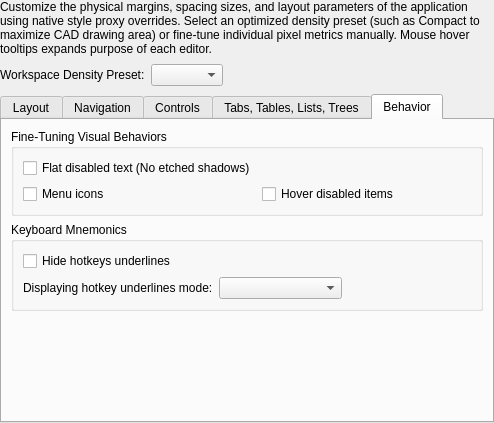
<?xml version="1.0" encoding="UTF-8"?>
<ui version="4.0">
 <class>LC_StyleEditorMetrics</class>
 <widget class="QWidget" name="LC_StyleEditorMetrics">
  <property name="geometry">
   <rect>
    <x>0</x>
    <y>0</y>
    <width>494</width>
    <height>423</height>
   </rect>
  </property>
  <property name="windowTitle">
   <string>Metrics Editor Panel</string>
  </property>
  <layout class="QVBoxLayout" name="verticalLayout_main">
   <property name="spacing">
    <number>8</number>
   </property>
   <property name="leftMargin">
    <number>0</number>
   </property>
   <property name="topMargin">
    <number>0</number>
   </property>
   <property name="rightMargin">
    <number>0</number>
   </property>
   <property name="bottomMargin">
    <number>0</number>
   </property>
   <item>
    <widget class="QLabel" name="lblInfo">
     <property name="font">
      <font>
       <bold>false</bold>
      </font>
     </property>
     <property name="text">
      <string>Customize the physical margins, spacing sizes, and layout parameters of the application using native style proxy overrides. Select an optimized density preset (such as Compact to maximize CAD drawing area) or fine-tune individual pixel metrics manually. Mouse hover tooltips expands purpose of each editor.</string>
     </property>
     <property name="wordWrap">
      <bool>true</bool>
     </property>
    </widget>
   </item>
   <item>
    <layout class="QHBoxLayout" name="densityLayout">
     <property name="spacing">
      <number>6</number>
     </property>
     <item>
      <widget class="QLabel" name="lblDensity">
       <property name="toolTip">
        <string>Select a quick layout density preset or configure manually.</string>
       </property>
       <property name="text">
        <string>Workspace Density Preset:</string>
       </property>
      </widget>
     </item>
     <item>
      <widget class="QComboBox" name="cbWorkspaceDensity">
       <property name="toolTip">
        <string>Choose between optimized presets or custom layout sizes.</string>
       </property>
      </widget>
     </item>
     <item>
      <spacer name="horizontalSpacer">
       <property name="orientation">
        <enum>Qt::Orientation::Horizontal</enum>
       </property>
       <property name="sizeHint" stdset="0">
        <size>
         <width>40</width>
         <height>20</height>
        </size>
       </property>
      </spacer>
     </item>
    </layout>
   </item>
   <item>
    <widget class="QTabWidget" name="tabWidget">
     <property name="currentIndex">
      <number>4</number>
     </property>
     <widget class="QWidget" name="tab">
      <attribute name="title">
       <string>Layout</string>
      </attribute>
      <layout class="QGridLayout" name="gridLayout_tab1">
       <item row="1" column="1">
        <widget class="QGroupBox" name="groupBox_11">
         <property name="title">
          <string>Splitter</string>
         </property>
         <layout class="QGridLayout" name="gridLayout_2">
          <item row="0" column="1">
           <widget class="QSpinBox" name="sbSplitterWidth">
            <property name="toolTip">
             <string>Adjust the thickness of layout dividing boundaries.</string>
            </property>
            <property name="suffix">
             <string> px</string>
            </property>
            <property name="minimum">
             <number>1</number>
            </property>
            <property name="maximum">
             <number>20</number>
            </property>
           </widget>
          </item>
          <item row="0" column="0">
           <widget class="QLabel" name="lblSplitterWidth">
            <property name="toolTip">
             <string>The thickness of the draggable dividing boundaries between frames.</string>
            </property>
            <property name="text">
             <string>Splitter Width:</string>
            </property>
           </widget>
          </item>
          <item row="1" column="0">
           <widget class="QLabel" name="lblSplitterHandleLength">
            <property name="text">
             <string>Splitter Handle Length:</string>
            </property>
           </widget>
          </item>
          <item row="1" column="1">
           <widget class="QSpinBox" name="sbSplitterHandleLength">
            <property name="toolTip">
             <string>Physical width/length of the centered vector handle on splitter bars (prevents screen clutter on tall dividers).</string>
            </property>
            <property name="suffix">
             <string> px</string>
            </property>
            <property name="minimum">
             <number>10</number>
            </property>
            <property name="maximum">
             <number>150</number>
            </property>
            <property name="value">
             <number>30</number>
            </property>
           </widget>
          </item>
         </layout>
        </widget>
       </item>
       <item row="0" column="0">
        <widget class="QGroupBox" name="groupBox_4">
         <property name="title">
          <string>Layout</string>
         </property>
         <layout class="QGridLayout" name="gridLayout_layout">
          <item row="0" column="0">
           <widget class="QLabel" name="lblLayoutMargin">
            <property name="toolTip">
             <string>The application-wide base margin padding added globally to all new layout containers.</string>
            </property>
            <property name="text">
             <string>Global Layout Margin:</string>
            </property>
           </widget>
          </item>
          <item row="0" column="1">
           <widget class="QSpinBox" name="sbLayoutMargin">
            <property name="toolTip">
             <string>Adjust the global outer padding of layouts.</string>
            </property>
            <property name="suffix">
             <string> px</string>
            </property>
            <property name="maximum">
             <number>30</number>
            </property>
           </widget>
          </item>
          <item row="1" column="0">
           <widget class="QLabel" name="lblLayoutSpacing">
            <property name="toolTip">
             <string>The application-wide base spacing gap added globally between sibling elements in all layouts.</string>
            </property>
            <property name="text">
             <string>Global Layout Spacing:</string>
            </property>
           </widget>
          </item>
          <item row="1" column="1">
           <widget class="QSpinBox" name="sbLayoutSpacing">
            <property name="toolTip">
             <string>Adjust the global inner spacing gaps between controls inside layouts.</string>
            </property>
            <property name="suffix">
             <string> px</string>
            </property>
            <property name="maximum">
             <number>30</number>
            </property>
           </widget>
          </item>
         </layout>
        </widget>
       </item>
       <item row="0" column="1">
        <widget class="QGroupBox" name="groupBox_6">
         <property name="title">
          <string>Dock Widget</string>
         </property>
         <layout class="QGridLayout" name="gridLayout_dock">
          <item row="0" column="0">
           <widget class="QLabel" name="lblDockTitleHeight">
            <property name="toolTip">
             <string>Compresses the height of the title bars on all dockable utility panels.</string>
            </property>
            <property name="text">
             <string>Dock Titlebar Height:</string>
            </property>
           </widget>
          </item>
          <item row="0" column="1">
           <widget class="QSpinBox" name="sbDockTitleHeight">
            <property name="toolTip">
             <string>Set the height of nested side panel title frames.</string>
            </property>
            <property name="suffix">
             <string> px</string>
            </property>
            <property name="minimum">
             <number>10</number>
            </property>
            <property name="maximum">
             <number>40</number>
            </property>
           </widget>
          </item>
          <item row="1" column="0">
           <widget class="QLabel" name="lblDockButtonMargin">
            <property name="toolTip">
             <string>Compresses the spacing around close and float action buttons inside panel title frames.</string>
            </property>
            <property name="text">
             <string>Dock Button Margin:</string>
            </property>
           </widget>
          </item>
          <item row="1" column="1">
           <widget class="QSpinBox" name="sbDockButtonMargin">
            <property name="toolTip">
             <string>Adjust panel title button paddings.</string>
            </property>
            <property name="suffix">
             <string> px</string>
            </property>
            <property name="maximum">
             <number>10</number>
            </property>
           </widget>
          </item>
         </layout>
        </widget>
       </item>
       <item row="3" column="0">
        <spacer name="verticalSpacer">
         <property name="orientation">
          <enum>Qt::Orientation::Vertical</enum>
         </property>
         <property name="sizeHint" stdset="0">
          <size>
           <width>20</width>
           <height>0</height>
          </size>
         </property>
        </spacer>
       </item>
       <item row="1" column="0">
        <widget class="QGroupBox" name="gbGroupBoxMetrics">
         <property name="title">
          <string>Group Boxes Layout</string>
         </property>
         <layout class="QGridLayout" name="gridLayout_groupBoxMetrics">
          <item row="0" column="0">
           <widget class="QLabel" name="lblGroupBoxTitleLeftPadding">
            <property name="text">
             <string>Title Left Padding:</string>
            </property>
           </widget>
          </item>
          <item row="0" column="1">
           <widget class="QSpinBox" name="sbGroupBoxTitleLeftPadding">
            <property name="toolTip">
             <string>Horizontal spacing (padding) from the left edge of the group box boundary to the start of the title text/checkbox.</string>
            </property>
            <property name="suffix">
             <string> px</string>
            </property>
            <property name="minimum">
             <number>0</number>
            </property>
            <property name="maximum">
             <number>50</number>
            </property>
            <property name="value">
             <number>8</number>
            </property>
           </widget>
          </item>
          <item row="1" column="0">
           <widget class="QLabel" name="lblGroupBoxTitleLineGap">
            <property name="text">
             <string>Title Line Gap:</string>
            </property>
           </widget>
          </item>
          <item row="1" column="1">
           <widget class="QSpinBox" name="sbGroupBoxTitleLineGap">
            <property name="toolTip">
             <string>Safety gap between the title text edges and the split border lines.</string>
            </property>
            <property name="suffix">
             <string> px</string>
            </property>
            <property name="minimum">
             <number>0</number>
            </property>
            <property name="maximum">
             <number>25</number>
            </property>
            <property name="value">
             <number>6</number>
            </property>
           </widget>
          </item>
         </layout>
        </widget>
       </item>
       <item row="2" column="0">
        <widget class="QGroupBox" name="groupBox_9">
         <property name="title">
          <string>Titlebar</string>
         </property>
         <layout class="QGridLayout" name="gridLayout_other">
          <item row="0" column="0">
           <widget class="QLabel" name="lblTitleBarButtonSize">
            <property name="toolTip">
             <string>The size of close, minimize, maximize, and float buttons on side panels.</string>
            </property>
            <property name="text">
             <string>Titlebar Button Size:</string>
            </property>
           </widget>
          </item>
          <item row="0" column="1">
           <widget class="QSpinBox" name="sbTitleBarButtonSize">
            <property name="toolTip">
             <string>Adjust the size of title bar buttons.</string>
            </property>
            <property name="suffix">
             <string> px</string>
            </property>
            <property name="minimum">
             <number>8</number>
            </property>
            <property name="maximum">
             <number>48</number>
            </property>
           </widget>
          </item>
         </layout>
        </widget>
       </item>
      </layout>
     </widget>
     <widget class="QWidget" name="tab_2">
      <attribute name="title">
       <string>Navigation</string>
      </attribute>
      <layout class="QGridLayout" name="gridLayout_tab2">
       <item row="3" column="1" rowspan="2">
        <spacer name="verticalSpacer_3">
         <property name="orientation">
          <enum>Qt::Orientation::Vertical</enum>
         </property>
         <property name="sizeHint" stdset="0">
          <size>
           <width>20</width>
           <height>0</height>
          </size>
         </property>
        </spacer>
       </item>
       <item row="4" column="0">
        <spacer name="verticalSpacer_2">
         <property name="orientation">
          <enum>Qt::Orientation::Vertical</enum>
         </property>
         <property name="sizeHint" stdset="0">
          <size>
           <width>20</width>
           <height>0</height>
          </size>
         </property>
        </spacer>
       </item>
       <item row="1" column="0">
        <widget class="QGroupBox" name="groupBox">
         <property name="title">
          <string>Menus</string>
         </property>
         <layout class="QGridLayout" name="gridLayout_menus">
          <item row="4" column="0">
           <widget class="QLabel" name="lblSubMenuOverlap">
            <property name="toolTip">
             <string>The horizontal overlap between cascading dropdown menus.</string>
            </property>
            <property name="text">
             <string>Submenu Overlap:</string>
            </property>
           </widget>
          </item>
          <item row="4" column="1">
           <widget class="QSpinBox" name="sbSubMenuOverlap">
            <property name="toolTip">
             <string>Adjust the horizontal layout overlap of cascading submenus.</string>
            </property>
            <property name="suffix">
             <string> px</string>
            </property>
            <property name="minimum">
             <number>-20</number>
            </property>
            <property name="maximum">
             <number>20</number>
            </property>
           </widget>
          </item>
          <item row="3" column="1">
           <widget class="QSpinBox" name="sbMenuBorderWidth">
            <property name="toolTip">
             <string>Set the border width of dropdown and context menu popup containers.</string>
            </property>
            <property name="suffix">
             <string> px</string>
            </property>
           </widget>
          </item>
          <item row="1" column="1">
           <widget class="QSpinBox" name="sbMenuVerticalPadding">
            <property name="toolTip">
             <string>Set the vertical padding between options in dropdown and context menus.</string>
            </property>
            <property name="suffix">
             <string> px</string>
            </property>
           </widget>
          </item>
          <item row="1" column="0">
           <widget class="QLabel" name="lblMenuVerticalPadding">
            <property name="toolTip">
             <string>The vertical padding above and below each item inside popup and context menus. Compress this value for dense tool listings.</string>
            </property>
            <property name="text">
             <string>Menu Vertical Padding:</string>
            </property>
           </widget>
          </item>
          <item row="2" column="0">
           <widget class="QLabel" name="lblMenuHorizontalPadding">
            <property name="toolTip">
             <string>The horizontal padding inside popup and context menus, defining the side space between menu edges and items.</string>
            </property>
            <property name="text">
             <string>Menu Horizontal Padding:</string>
            </property>
           </widget>
          </item>
          <item row="3" column="0">
           <widget class="QLabel" name="lblMenuBorderWidth">
            <property name="toolTip">
             <string>The outer border width of popup and context menu panels. Set to 1 pixel for clean, flat modern layouts.</string>
            </property>
            <property name="text">
             <string>Menu Border Width:</string>
            </property>
           </widget>
          </item>
          <item row="2" column="1">
           <widget class="QSpinBox" name="sbMenuHorizontalPadding">
            <property name="toolTip">
             <string>Set the horizontal padding of options in dropdown and context menus.</string>
            </property>
            <property name="suffix">
             <string> px</string>
            </property>
           </widget>
          </item>
         </layout>
        </widget>
       </item>
       <item row="0" column="0">
        <widget class="QGroupBox" name="groupBox_12">
         <property name="title">
          <string>Menu Bar</string>
         </property>
         <layout class="QGridLayout" name="gridLayout_3">
          <item row="0" column="0">
           <widget class="QLabel" name="lblMenuBarItemSpacing">
            <property name="toolTip">
             <string>The horizontal gap between options on the main window menu bar.</string>
            </property>
            <property name="text">
             <string>Menu Bar Item Spacing:</string>
            </property>
           </widget>
          </item>
          <item row="0" column="1">
           <widget class="QSpinBox" name="sbMenuBarItemSpacing">
            <property name="toolTip">
             <string>Adjust the spacing of menu options inside the menu bar.</string>
            </property>
            <property name="suffix">
             <string> px</string>
            </property>
            <property name="maximum">
             <number>30</number>
            </property>
           </widget>
          </item>
          <item row="1" column="0">
           <widget class="QLabel" name="lblMenuBarVMargin">
            <property name="toolTip">
             <string>The vertical padding above and below text on the main window menu bar.</string>
            </property>
            <property name="text">
             <string>Menu Bar Vert Margin:</string>
            </property>
           </widget>
          </item>
          <item row="1" column="1">
           <widget class="QSpinBox" name="sbMenuBarVerticalMargin">
            <property name="toolTip">
             <string>Adjust the height padding inside the menu bar.</string>
            </property>
            <property name="suffix">
             <string> px</string>
            </property>
            <property name="maximum">
             <number>20</number>
            </property>
           </widget>
          </item>
         </layout>
        </widget>
       </item>
       <item row="0" column="1">
        <widget class="QGroupBox" name="groupBox_3">
         <property name="title">
          <string>Toolbars</string>
         </property>
         <layout class="QGridLayout" name="gridLayout_toolbars">
          <item row="0" column="0">
           <widget class="QLabel" name="lblToolbarItemSpacing">
            <property name="toolTip">
             <string>The horizontal gap between buttons inside action toolbars.</string>
            </property>
            <property name="text">
             <string>Toolbar Item Spacing:</string>
            </property>
           </widget>
          </item>
          <item row="0" column="1">
           <widget class="QSpinBox" name="sbToolbarItemSpacing">
            <property name="toolTip">
             <string>Adjust the spacing between items inside toolbars.</string>
            </property>
            <property name="suffix">
             <string> px</string>
            </property>
            <property name="maximum">
             <number>20</number>
            </property>
           </widget>
          </item>
          <item row="1" column="0">
           <widget class="QLabel" name="lblToolbarSepWidth">
            <property name="toolTip">
             <string>The physical width of vertical separator lines inside action toolbars.</string>
            </property>
            <property name="text">
             <string>Toolbar Separator Width:</string>
            </property>
           </widget>
          </item>
          <item row="1" column="1">
           <widget class="QSpinBox" name="sbToolbarSeparatorWidth">
            <property name="toolTip">
             <string>Adjust the width of vertical separators in toolbars.</string>
            </property>
            <property name="suffix">
             <string> px</string>
            </property>
            <property name="minimum">
             <number>1</number>
            </property>
            <property name="maximum">
             <number>20</number>
            </property>
           </widget>
          </item>
         </layout>
        </widget>
       </item>
      </layout>
     </widget>
     <widget class="QWidget" name="tab_3">
      <attribute name="title">
       <string>Controls</string>
      </attribute>
      <layout class="QGridLayout" name="gridLayout_tab3">
       <item row="0" column="0">
        <widget class="QGroupBox" name="groupBox_7">
         <property name="title">
          <string>Checkboxes and Radiobuttons</string>
         </property>
         <layout class="QGridLayout" name="gridLayout_indicators">
          <item row="0" column="0">
           <widget class="QLabel" name="lblIndicatorBoxSize">
            <property name="toolTip">
             <string>The physical size of standard checkboxes and radio button circles.</string>
            </property>
            <property name="text">
             <string>Indicator Box Size:</string>
            </property>
           </widget>
          </item>
          <item row="0" column="1">
           <widget class="QSpinBox" name="sbIndicatorBoxSize">
            <property name="toolTip">
             <string>Adjust the size of binary indicator box elements.</string>
            </property>
            <property name="suffix">
             <string> px</string>
            </property>
            <property name="minimum">
             <number>6</number>
            </property>
            <property name="maximum">
             <number>32</number>
            </property>
           </widget>
          </item>
          <item row="1" column="0">
           <widget class="QLabel" name="lblIndicatorLabelSpacing">
            <property name="toolTip">
             <string>The horizontal spacing between selection boxes/circles and their text labels.</string>
            </property>
            <property name="text">
             <string>Indicator Label Spacing:</string>
            </property>
           </widget>
          </item>
          <item row="1" column="1">
           <widget class="QSpinBox" name="sbIndicatorLabelSpacing">
            <property name="toolTip">
             <string>Adjust the spacing between indicator shapes and text labels.</string>
            </property>
            <property name="suffix">
             <string> px</string>
            </property>
            <property name="maximum">
             <number>20</number>
            </property>
           </widget>
          </item>
         </layout>
        </widget>
       </item>
       <item row="3" column="1" rowspan="3">
        <spacer name="verticalSpacer_5">
         <property name="orientation">
          <enum>Qt::Orientation::Vertical</enum>
         </property>
         <property name="sizeHint" stdset="0">
          <size>
           <width>20</width>
           <height>0</height>
          </size>
         </property>
        </spacer>
       </item>
       <item row="5" column="0">
        <spacer name="verticalSpacer_4">
         <property name="orientation">
          <enum>Qt::Orientation::Vertical</enum>
         </property>
         <property name="sizeHint" stdset="0">
          <size>
           <width>20</width>
           <height>0</height>
          </size>
         </property>
        </spacer>
       </item>
       <item row="0" column="1">
        <widget class="QGroupBox" name="groupBox_8">
         <property name="title">
          <string>Scrollbars</string>
         </property>
         <layout class="QGridLayout" name="gridLayout_scrollbars">
          <item row="0" column="0">
           <widget class="QLabel" name="lblScrollbarWidth">
            <property name="toolTip">
             <string>The physical width of vertical scrollbars and height of horizontal scrollbars.</string>
            </property>
            <property name="text">
             <string>Scrollbar Width:</string>
            </property>
           </widget>
          </item>
          <item row="0" column="1">
           <widget class="QSpinBox" name="sbScrollbarWidth">
            <property name="toolTip">
             <string>Set the default width of all scrollbars.</string>
            </property>
            <property name="suffix">
             <string> px</string>
            </property>
            <property name="minimum">
             <number>6</number>
            </property>
            <property name="maximum">
             <number>30</number>
            </property>
           </widget>
          </item>
          <item row="1" column="0">
           <widget class="QLabel" name="lblScrollbarMinLength">
            <property name="toolTip">
             <string>Sets the absolute minimum physical length of the draggable handle grip.</string>
            </property>
            <property name="text">
             <string>Scrollbar Min Length:</string>
            </property>
           </widget>
          </item>
          <item row="1" column="1">
           <widget class="QSpinBox" name="sbScrollbarMinLength">
            <property name="toolTip">
             <string>Prevent the scrollbar grip handle from becoming too small on large layouts.</string>
            </property>
            <property name="suffix">
             <string> px</string>
            </property>
            <property name="minimum">
             <number>10</number>
            </property>
            <property name="maximum">
             <number>100</number>
            </property>
           </widget>
          </item>
         </layout>
        </widget>
       </item>
       <item row="1" column="0" rowspan="3">
        <widget class="QGroupBox" name="grpNavigationMetrics">
         <property name="title">
          <string>Slider and Editors</string>
         </property>
         <layout class="QGridLayout" name="gridLayout_sliders">
          <item row="1" column="1">
           <widget class="QSpinBox" name="sbSliderHandleLength">
            <property name="toolTip">
             <string>Set the width or length of the draggable handle knob on sliders.</string>
            </property>
            <property name="suffix">
             <string> px</string>
            </property>
           </widget>
          </item>
          <item row="0" column="1">
           <widget class="QSpinBox" name="sbSliderThickness">
            <property name="toolTip">
             <string>Adjust the size of slider handle knobs.</string>
            </property>
            <property name="suffix">
             <string> px</string>
            </property>
            <property name="minimum">
             <number>4</number>
            </property>
            <property name="maximum">
             <number>45</number>
            </property>
           </widget>
          </item>
          <item row="1" column="0">
           <widget class="QLabel" name="lblSliderHandleLength">
            <property name="toolTip">
             <string>The physical horizontal length of draggable slider handles. Set a smaller value for compact control layouts.</string>
            </property>
            <property name="text">
             <string>Slider Handle Length:</string>
            </property>
           </widget>
          </item>
          <item row="0" column="0">
           <widget class="QLabel" name="lblSliderThickness">
            <property name="toolTip">
             <string>The physical width/thickness of the draggable handle knob on sliders.</string>
            </property>
            <property name="text">
             <string>Slider Knob Thickness:</string>
            </property>
           </widget>
          </item>
         </layout>
        </widget>
       </item>
       <item row="2" column="1">
        <widget class="QGroupBox" name="groupBox_10">
         <property name="title">
          <string>Edits</string>
         </property>
         <layout class="QGridLayout" name="gridLayout">
          <item row="0" column="0">
           <widget class="QLabel" name="lblFocusHMargin">
            <property name="toolTip">
             <string>The horizontal margin padding surrounding the active keyboard focus outline ring.</string>
            </property>
            <property name="text">
             <string>Focus Ring H-Margin:</string>
            </property>
           </widget>
          </item>
          <item row="0" column="1">
           <widget class="QSpinBox" name="sbFocusHMargin">
            <property name="toolTip">
             <string>Adjust the horizontal padding of the keyboard focus ring.</string>
            </property>
            <property name="suffix">
             <string> px</string>
            </property>
            <property name="maximum">
             <number>10</number>
            </property>
           </widget>
          </item>
          <item row="1" column="0">
           <widget class="QLabel" name="lblFocusVMargin">
            <property name="toolTip">
             <string>The vertical margin padding surrounding the active keyboard focus outline ring.</string>
            </property>
            <property name="text">
             <string>Focus Ring V-Margin:</string>
            </property>
           </widget>
          </item>
          <item row="1" column="1">
           <widget class="QSpinBox" name="sbFocusVMargin">
            <property name="toolTip">
             <string>Adjust the vertical padding of the keyboard focus ring.</string>
            </property>
            <property name="suffix">
             <string> px</string>
            </property>
            <property name="maximum">
             <number>10</number>
            </property>
           </widget>
          </item>
         </layout>
        </widget>
       </item>
       <item row="4" column="0">
        <widget class="QGroupBox" name="grpMetrics">
         <property name="title">
          <string>Buttons</string>
         </property>
         <layout class="QGridLayout" name="gridLayout_buttons">
          <item row="0" column="0">
           <widget class="QLabel" name="lblButtonPadding">
            <property name="toolTip">
             <string>The internal padding between a button's text or icon and its outer border.</string>
            </property>
            <property name="text">
             <string>Button Padding:</string>
            </property>
           </widget>
          </item>
          <item row="0" column="1">
           <widget class="QSpinBox" name="sbButtonPadding">
            <property name="toolTip">
             <string>Adjust the inner margins of clickable buttons.</string>
            </property>
            <property name="suffix">
             <string> px</string>
            </property>
            <property name="maximum">
             <number>20</number>
            </property>
           </widget>
          </item>
         </layout>
        </widget>
       </item>
      </layout>
     </widget>
     <widget class="QWidget" name="tab_5">
      <attribute name="title">
       <string>Tabs, Tables, Lists, Trees</string>
      </attribute>
      <layout class="QGridLayout" name="gridLayout_tab5">
       <item row="0" column="0" rowspan="2">
        <widget class="QGroupBox" name="groupBox_2">
         <property name="title">
          <string>Tabs</string>
         </property>
         <layout class="QGridLayout" name="gridLayout_tabs">
          <item row="0" column="0">
           <widget class="QLabel" name="lblTabHSpace">
            <property name="toolTip">
             <string>The horizontal spacing padded inside tab button labels.</string>
            </property>
            <property name="text">
             <string>Tab Horizontal Space:</string>
            </property>
           </widget>
          </item>
          <item row="0" column="1">
           <widget class="QSpinBox" name="sbTabHSpace">
            <property name="toolTip">
             <string>Set the horizontal padding of tabs.</string>
            </property>
            <property name="suffix">
             <string> px</string>
            </property>
            <property name="maximum">
             <number>40</number>
            </property>
           </widget>
          </item>
          <item row="1" column="0">
           <widget class="QLabel" name="lblTabVSpace">
            <property name="toolTip">
             <string>The vertical spacing padded inside tab button labels.</string>
            </property>
            <property name="text">
             <string>Tab Vertical Space:</string>
            </property>
           </widget>
          </item>
          <item row="1" column="1">
           <widget class="QSpinBox" name="sbTabVSpace">
            <property name="toolTip">
             <string>Set the vertical padding of tabs.</string>
            </property>
            <property name="suffix">
             <string> px</string>
            </property>
            <property name="maximum">
             <number>20</number>
            </property>
           </widget>
          </item>
          <item row="2" column="0">
           <widget class="QLabel" name="lblTabOverlapHorizontal">
            <property name="toolTip">
             <string>The horizontal overlap distance between adjacent tab buttons.</string>
            </property>
            <property name="text">
             <string>Tab Horizontal Overlap:</string>
            </property>
           </widget>
          </item>
          <item row="2" column="1">
           <widget class="QSpinBox" name="sbTabOverlapHorizontal">
            <property name="toolTip">
             <string>Set the horizontal overlap of adjacent tabs.</string>
            </property>
            <property name="suffix">
             <string> px</string>
            </property>
            <property name="minimum">
             <number>-5</number>
            </property>
            <property name="maximum">
             <number>15</number>
            </property>
           </widget>
          </item>
          <item row="3" column="0">
           <widget class="QLabel" name="lblTabCloseSize">
            <property name="toolTip">
             <string>Adjust the size of the close button inside tabs to prevent text clipping.</string>
            </property>
            <property name="text">
             <string>Tab Close Button Size:</string>
            </property>
           </widget>
          </item>
          <item row="3" column="1">
           <widget class="QSpinBox" name="sbTabCloseSize">
            <property name="toolTip">
             <string>Set the size of tab close buttons.</string>
            </property>
            <property name="suffix">
             <string> px</string>
            </property>
            <property name="maximum">
             <number>32</number>
            </property>
           </widget>
          </item>
          <item row="4" column="0">
           <widget class="QLabel" name="lblTabOverlap">
            <property name="toolTip">
             <string>The number of pixels the tab base overlaps the active tab widget's border frame.</string>
            </property>
            <property name="text">
             <string>Tab Base Overlap:</string>
            </property>
           </widget>
          </item>
          <item row="4" column="1">
           <widget class="QSpinBox" name="sbTabOverlap">
            <property name="toolTip">
             <string>Set the layout overlap of the tab bar base.</string>
            </property>
            <property name="suffix">
             <string> px</string>
            </property>
            <property name="maximum">
             <number>10</number>
            </property>
           </widget>
          </item>
         </layout>
        </widget>
       </item>
       <item row="0" column="1">
        <widget class="QGroupBox" name="groupBox_5">
         <property name="title">
          <string>Tables, Lists, Trees</string>
         </property>
         <layout class="QGridLayout" name="gridLayout_tables">
          <item row="0" column="0">
           <widget class="QLabel" name="lblHeaderDefaultHeight">
            <property name="toolTip">
             <string>The default vertical height for table column headers. Reduce this value for more compact CAD data grids.</string>
            </property>
            <property name="text">
             <string>Table Header Default Height:</string>
            </property>
           </widget>
          </item>
          <item row="1" column="1">
           <widget class="QSpinBox" name="sbRowPadding">
            <property name="toolTip">
             <string>Adjust the height padding for items inside structured grids.</string>
            </property>
            <property name="suffix">
             <string> px</string>
            </property>
            <property name="maximum">
             <number>20</number>
            </property>
           </widget>
          </item>
          <item row="0" column="1">
           <widget class="QSpinBox" name="sbHeaderDefaultHeight">
            <property name="toolTip">
             <string>Set the default height of column header sections in table and tree views.</string>
            </property>
            <property name="suffix">
             <string> px</string>
            </property>
           </widget>
          </item>
          <item row="2" column="1">
           <widget class="QSpinBox" name="sbTreeIndentation">
            <property name="toolTip">
             <string>Set the indentation size for nested tree views.</string>
            </property>
            <property name="suffix">
             <string> px</string>
            </property>
            <property name="minimum">
             <number>4</number>
            </property>
            <property name="maximum">
             <number>50</number>
            </property>
           </widget>
          </item>
          <item row="2" column="0">
           <widget class="QLabel" name="lblTreeIndentation">
            <property name="toolTip">
             <string>The horizontal gap added for each nested level in hierarchical lists and part trees.</string>
            </property>
            <property name="text">
             <string>Tree Indentation:</string>
            </property>
           </widget>
          </item>
          <item row="1" column="0">
           <widget class="QLabel" name="lblRowPadding">
            <property name="toolTip">
             <string>The programmatic vertical row spacing added inside all list, table, and tree views.</string>
            </property>
            <property name="text">
             <string>Row Padding:</string>
            </property>
           </widget>
          </item>
          <item row="3" column="0">
           <widget class="QLabel" name="lblTreeBranchIndicatorSize">
            <property name="text">
             <string>Tree Node Icon Size:</string>
            </property>
           </widget>
          </item>
          <item row="3" column="1">
           <widget class="QSpinBox" name="sbTreeBranchIndicatorSize">
            <property name="toolTip">
             <string>Physical width/height of the vector arrows or boxes in tree branch indicators.</string>
            </property>
            <property name="minimum">
             <number>4</number>
            </property>
            <property name="maximum">
             <number>30</number>
            </property>
            <property name="value">
             <number>8</number>
            </property>
           </widget>
          </item>
         </layout>
        </widget>
       </item>
       <item row="2" column="0">
        <spacer name="verticalSpacer_6">
         <property name="orientation">
          <enum>Qt::Orientation::Vertical</enum>
         </property>
         <property name="sizeHint" stdset="0">
          <size>
           <width>19</width>
           <height>0</height>
          </size>
         </property>
        </spacer>
       </item>
       <item row="1" column="1" rowspan="2">
        <spacer name="verticalSpacer_8">
         <property name="orientation">
          <enum>Qt::Orientation::Vertical</enum>
         </property>
         <property name="sizeHint" stdset="0">
          <size>
           <width>19</width>
           <height>0</height>
          </size>
         </property>
        </spacer>
       </item>
      </layout>
     </widget>
     <widget class="QWidget" name="tab_4">
      <attribute name="title">
       <string>Behavior</string>
      </attribute>
      <layout class="QGridLayout" name="gridLayout_tab4">
       <item row="0" column="0">
        <widget class="QGroupBox" name="grpBehaviors">
         <property name="title">
          <string>Fine-Tuning Visual Behaviors</string>
         </property>
         <layout class="QGridLayout" name="gridLayout_behaviors">
          <item row="0" column="0">
           <widget class="QCheckBox" name="chkFlatDisabledText">
            <property name="toolTip">
             <string>Disables the default legacy 3D engraved shadows behind disabled elements.</string>
            </property>
            <property name="text">
             <string>Flat disabled text (No etched shadows)</string>
            </property>
           </widget>
          </item>
          <item row="1" column="0">
           <widget class="QCheckBox" name="chkMenuIcons">
            <property name="toolTip">
             <string>Toggle the visibility of icons inside standard dropdown menus and submenus.</string>
            </property>
            <property name="text">
             <string>Menu icons</string>
            </property>
           </widget>
          </item>
          <item row="1" column="1">
           <widget class="QCheckBox" name="chkMenuDisabledActive">
            <property name="toolTip">
             <string>Toggle whether the highlight hover remains active when hovering disabled menu items.</string>
            </property>
            <property name="text">
             <string>Hover disabled items</string>
            </property>
           </widget>
          </item>
         </layout>
        </widget>
       </item>
       <item row="2" column="0">
        <spacer name="verticalSpacer_7">
         <property name="orientation">
          <enum>Qt::Orientation::Vertical</enum>
         </property>
         <property name="sizeHint" stdset="0">
          <size>
           <width>20</width>
           <height>0</height>
          </size>
         </property>
        </spacer>
       </item>
       <item row="1" column="0">
        <widget class="QGroupBox" name="gbShortcutMetrics">
         <property name="title">
          <string>Keyboard Mnemonics</string>
         </property>
         <layout class="QGridLayout" name="gridLayout_shortcutMetrics">
          <item row="1" column="1">
           <widget class="QComboBox" name="cbMnemonicUnderlineMode">
            <property name="sizePolicy">
             <sizepolicy hsizetype="Expanding" vsizetype="Fixed">
              <horstretch>0</horstretch>
              <verstretch>0</verstretch>
             </sizepolicy>
            </property>
            <property name="toolTip">
             <string>Choose how menu shortcut underlines respond to the ALT key. (Only active if 'Hide shortcut underlines' is checked).</string>
            </property>
            <property name="sizeAdjustPolicy">
             <enum>QComboBox::SizeAdjustPolicy::AdjustToContents</enum>
            </property>
           </widget>
          </item>
          <item row="1" column="0">
           <widget class="QLabel" name="lblMnemonicUnderlineMode">
            <property name="text">
             <string>Displaying hotkey underlines mode:</string>
            </property>
           </widget>
          </item>
          <item row="1" column="2">
           <spacer name="shortcutSpacer">
            <property name="orientation">
             <enum>Qt::Orientation::Horizontal</enum>
            </property>
            <property name="sizeHint" stdset="0">
             <size>
              <width>0</width>
              <height>0</height>
             </size>
            </property>
           </spacer>
          </item>
          <item row="0" column="0" colspan="3">
           <widget class="QCheckBox" name="chkHideShortcuts">
            <property name="toolTip">
             <string>Prevents visual clutter by hiding shortcut underlines unless the Alt key is held.</string>
            </property>
            <property name="text">
             <string>Hide hotkeys underlines</string>
            </property>
           </widget>
          </item>
         </layout>
        </widget>
       </item>
      </layout>
     </widget>
    </widget>
   </item>
  </layout>
 </widget>
 <resources/>
 <connections/>
</ui>
